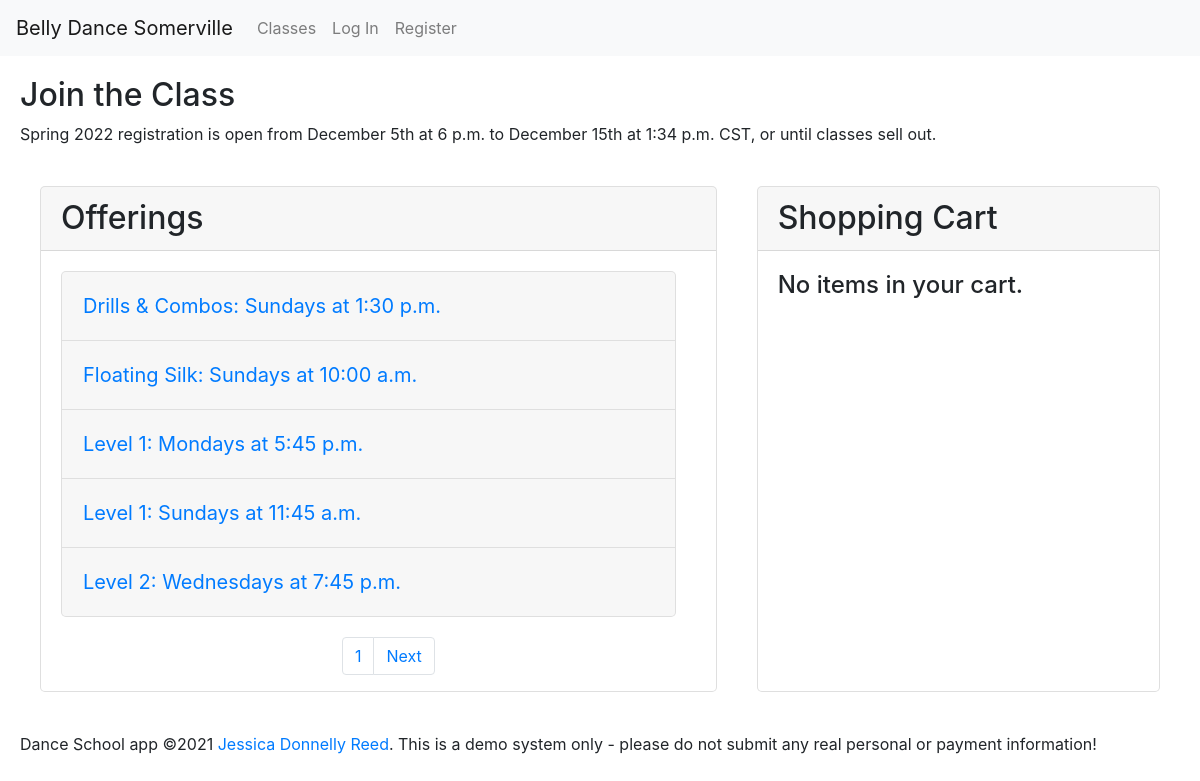
The page / on the database its author committed.
### enrollment/models.py (models this page shows, shortened)
class Semester(models.Model):
    name = models.CharField(max_length=128, null=False, blank=False)
    start_date = models.DateField(null=False, blank=False)
    end_date = models.DateField(null=False, blank=False)
    registration_open = models.DateTimeField(null=False, blank=False)
    registration_close = models.DateTimeField(null=False, blank=False)
    recital_date = models.DateTimeField(null=True, blank=True)
    hide = models.BooleanField(default=True, null=True, blank=True)
    @property
    def registration_status(self):
        now = timezone.now()
        if self.registration_close < now:
            return 'closed'
        elif self.registration_open > now:
            return 'future'
        else:
            return 'open'
    def __str__(self):
        return self.name

class Offering(models.Model):
    course = models.ForeignKey(
        Course, on_delete=PROTECT, null=False, blank=False, related_name='offerings')
    semester = models.ForeignKey(
        Semester, on_delete=PROTECT, null=False, blank=False, related_name='offerings')
    location = models.ForeignKey(
        Location, on_delete=PROTECT, null=False, blank=False, related_name='offerings')
    hourly_rate = models.DecimalField(max_digits=5, decimal_places=2, default=settings.HOURLY_RATE, null=False, blank=False)
    price_override = models.DecimalField(
        max_digits=7, decimal_places=2, null=True, blank=True)
    weekday = models.IntegerField(
        choices=settings.WEEKDAYS, null=False, blank=False)
    start_time = models.TimeField(null=False, blank=False)
    end_time = models.TimeField(null=False, blank=False)
    timezone = models.CharField(max_length=32, choices=TIMEZONES,
                                default=settings.DEFAULT_TIMEZONE)
    start_date = models.DateField(null=False, blank=False)
    end_date = models.DateField(null=False, blank=False)
    backup_date = models.DateField(null=False, blank=False)
    capacity = models.IntegerField(null=False, blank=False)
    schedule_notes = models.CharField(max_length=2048, null=True, blank=True)
    notes = models.CharField(max_length=2048, null=True, blank=True)
    @property
    def weekday_name(self):
        return settings.WEEKDAYS[self.weekday][1]
    @property
    def spots_left(self):
        try:
            sold = self.line_items.exclude(
                order__completed=None).aggregate(Count('id'))['id__count']
        except Exception:
            sold = 0
        return self.capacity - sold
    @property
    def no_class_dates(self):
        vacations = Vacation.objects.filter(semester=self.semester)
        dates = []
        for vacation in vacations:
            dates.extend(weekdays_in_range(vacation.start_date, vacation.end_date, self.weekday))
        return dates if len(dates) > 0 else []
    @property
    def offering_dates(self):
        no_class = self.no_class_dates
        all_dates = weekdays_in_range(self.start_date, self.end_date, self.weekday)
        dates = [dt for dt in all_dates if dt not in no_class]
        return dates if len(dates) > 0 else []
    @property
    def num_weeks(self):
        return len(self.offering_dates) if self.offering_dates else None
    @property
    def offering_dates_text(self):
        return ", ".join(date.strftime("%-m/%-d") for date in self.offering_dates)
    @property
    def no_class_dates_text(self):
        return ", ".join(date.strftime("%-m/%-d") for date in self.no_class_dates)
    @property
    def price(self):
        diff = timedelta(hours=self.end_time.hour, minutes=self.end_time.minute) - timedelta(hours=self.start_time.hour, minutes=self.start_time.minute)
        hours = diff.seconds / 3600
        calc_price = round(self.hourly_rate * self.num_weeks * decimal.Decimal(hours), 2)
        return calc_price

class Course(models.Model):
    title = models.CharField(max_length=64, null=False, blank=False)
    subtitle = models.CharField(max_length=256, null=False, blank=False)
    description = models.TextField(
        max_length=4096, null=False, blank=False, help_text=settings.MARKDOWN_HELP_TEXT)
    requirements = models.CharField(max_length=256, null=False, blank=False)
    qualifications = models.CharField(max_length=1024, null=False, blank=False)
    @property
    def description_html(self):
        return Markdown().convert(self.description)
    def __str__(self):
        return self.title

### enrollment/views.py (the view)
# urls.py: path('', views.index, name='index'),
def index(request, page=None, message=None):
    offerings = Offering.objects.filter(semester=latest_semester()).order_by(
        'course__title', 'weekday', 'start_time'
    )
    page = paginate_offerings(request, offerings)
    if request.user.is_authenticated:
        cart = get_cart(request, request.user, False)
        if cart:
            cart.items = cart.line_items.all()
    else:
        cart = None
    semester = latest_semester()
    set_timezone(request)
    return render(request, 'enrollment/index.html', {
        'page': page,
        'cart': cart,
        'message': message,
        'semester': semester
    })

### enrollment/context_processors.py (called while the page is built)
def global_settings(request):
    return {
    'DEFAULT_TIMEZONE': settings.DEFAULT_TIMEZONE,
    'TIME_FORMAT': settings.TIME_FORMAT,
    'DATE_FORMAT': settings.DATE_FORMAT,
    'DATE_TIME_FORMAT': settings.DATE_TIME_FORMAT,
    'DATE_TIME_FORMAT_NO_YEAR': settings.DATE_TIME_FORMAT_NO_YEAR,
    'DATE_TIME_TIMEZONE_FORMAT': settings.DATE_TIME_TIMEZONE_FORMAT,
    'SCHOOL_NAME': settings.SCHOOL_NAME,
    'SCHOOL_POLICIES': settings.SCHOOL_POLICIES,
    'NO_OFFERINGS': settings.NO_OFFERINGS,
    }

### enrollment/models.py (called while the page is built)
def weekdays_in_range(start, end, weekday):
    try:
        start <= end
        0 <= weekday <= 7
    except ValidationError:
        return None
    diff = weekday - start.weekday()
    if diff < 0:
        diff+=7
    date = start + timedelta(days=diff)
    dates = []
    while start <= date <= end:
        dates.append(date)
        date += timedelta(days=7)
    return dates

    def __str__(self):
        return self.name

### enrollment/views.py (called while the page is built)
def latest_semester():
    try:
        semester = Semester.objects.filter(hide=False).latest('start_date')
    except Semester.DoesNotExist:
        return None
    return semester

def paginate_offerings(request, offerings):
    if offerings is None:
        page = None
    else:
        page_num = request.GET.get('page', 1)
        paginator = Paginator(offerings, settings.PAGE_SIZE)
        page = paginator.page(page_num)
    return page

def set_timezone(request):
    if request.user.is_authenticated:
        timezone.activate(request.user.timezone)
    else:
        timezone.activate(settings.DEFAULT_TIMEZONE)

### enrollment/templates/enrollment/index.html (shortened to what this page needs)
{% extends "enrollment/layout.html" %}
{% load static %}
{% load tz %}
{% block body %}
<header>
    <h2>Join the Class</h2>
    {% if semester.registration_status == 'closed' %}
        <p>{{semester}} registration closed on {{semester.registration_close}} </p>
    {% else %}
        <p>{{semester}} registration is open from {{semester.registration_open|date:DATE_TIME_FORMAT_NO_YEAR}} to {{semester.registration_close|date:DATE_TIME_TIMEZONE_FORMAT}}, or until classes sell out. </p>
    {% endif %}
</header>
<div class="row">
    <div id="cart-container" class="col-md order-md-5 card">
        <h2 class="card-header section-header">Shopping Cart</h2>
        <div class="accordion">
            {% if cart %}
                <ul id="cart-items">
                {% for item in cart.items %}
                    <li data-offering={{item.offering.id}}>{{item.offering.course.title}} {{item.offering.weekday_name}} ${{item.price|floatformat:2 }} <button class="remove-button btn btn-link" data-item={{item.id}}>Remove</button></li>
                {% endfor %}
                </ul>
                {% if cart.items %}
                <div>
                    <span class="label">Subtotal:</span>  <span class="value" id="cart-subtotal">${{cart.subtotal|default_if_none:"0.00"|floatformat:2 }}</span>
                </div>
                <div>
                    <span class="label">Discounts: </span> <span class="value" id="cart-discount">-${{cart.discount|default_if_none:"0.00"|floatformat:2 }}</span>
                </div>
                <div>
                    <span class="label">Total:</span>  <span class="value" id="cart-total">${{cart.total|default_if_none:"0.00"|floatformat:2 }}</span>
                </div>
                {% else %}
                    <h4>No items in your cart.</h4>
                {% endif %}
            {% else %}
                <h4>No items in your cart.</h4>
            {% endif %}
        </div>
    </div>
    <div id="offerings-container" class="col-md-7 card">
        <h2 class="card-header section-header">Offerings</h2>
        {% if page %}
        <div class="accordion" id="offering-accordion">
            {% for offering in page %}
            <div class="card" data-offering="{{offering.id}}">
                <div class="card-header" id="heading{{offering.id}}">
                    <h5 class="mb-0">
                        <button class="btn btn-link" type="button" data-toggle="collapse" data-target="#collapse{{offering.id}}"
                            aria-expanded="true" aria-controls="collapse{{offering.id}}">
                            {{offering.course}}: {{offering.weekday_name}}s at {{offering.start_time|date:TIME_FORMAT}}
                        </button>
                    </h5>
                </div>
            </div>
            {% endfor %}
        </div>
        <div class="container" id="paginator">
            <nav role="navigation">
                <ul class="pagination">
                    <li class="page-item"><a class="page-link" href="?page={{page.number}}">{{page.number}}</a></li>
                    {% if page.has_next %}
                    <li class="page-item"><a class="page-link" href="?page={{page.next_page_number}}">Next</a></li>
                    {% endif %}
                </ul>
            </nav>
        </div>
        {% else %}
        <div>{{NO_OFFERINGS}}</div>
        {% endif %}
    </div>
</div>
{% endblock %}

### enrollment/static/enrollment/styles.css (style rules this page uses)
header, footer, .row { margin: 20px; }
.card { margin: 20px; border-radius: 5px; }
.accordion { margin: 20px; }
.accordion .card { margin-top: 0; margin-bottom: 0; margin-left: 0; }
.card-header .btn-link { font-size: 1.25rem; padding-left: 0; }
#cart-container, #offerings-container { padding-left: 0; padding-right: 0; }
.container { margin-left: 10px; }
.container nav { display: flex; justify-content: center; }

### rows shown on the page
Semester: name "Spring 2022", registration_open "December 5th at 6 p.m.", registration_close "December 15th at 1:34 p.m. CST"
Offering: course "Drills & Combos", weekday_name "Sunday", start_time "1:30 p.m."
Offering: course "Floating Silk", weekday_name "Sunday", start_time "10:00 a.m."
Offering: course "Level 1", weekday_name "Monday", start_time "5:45 p.m."
Offering: course "Level 1", weekday_name "Sunday", start_time "11:45 a.m."
Offering: course "Level 2", weekday_name "Wednesday", start_time "7:45 p.m."

### other values the page prints
{{ SCHOOL_NAME }} "Belly Dance Somerville"
{{ page.number }} "1"
